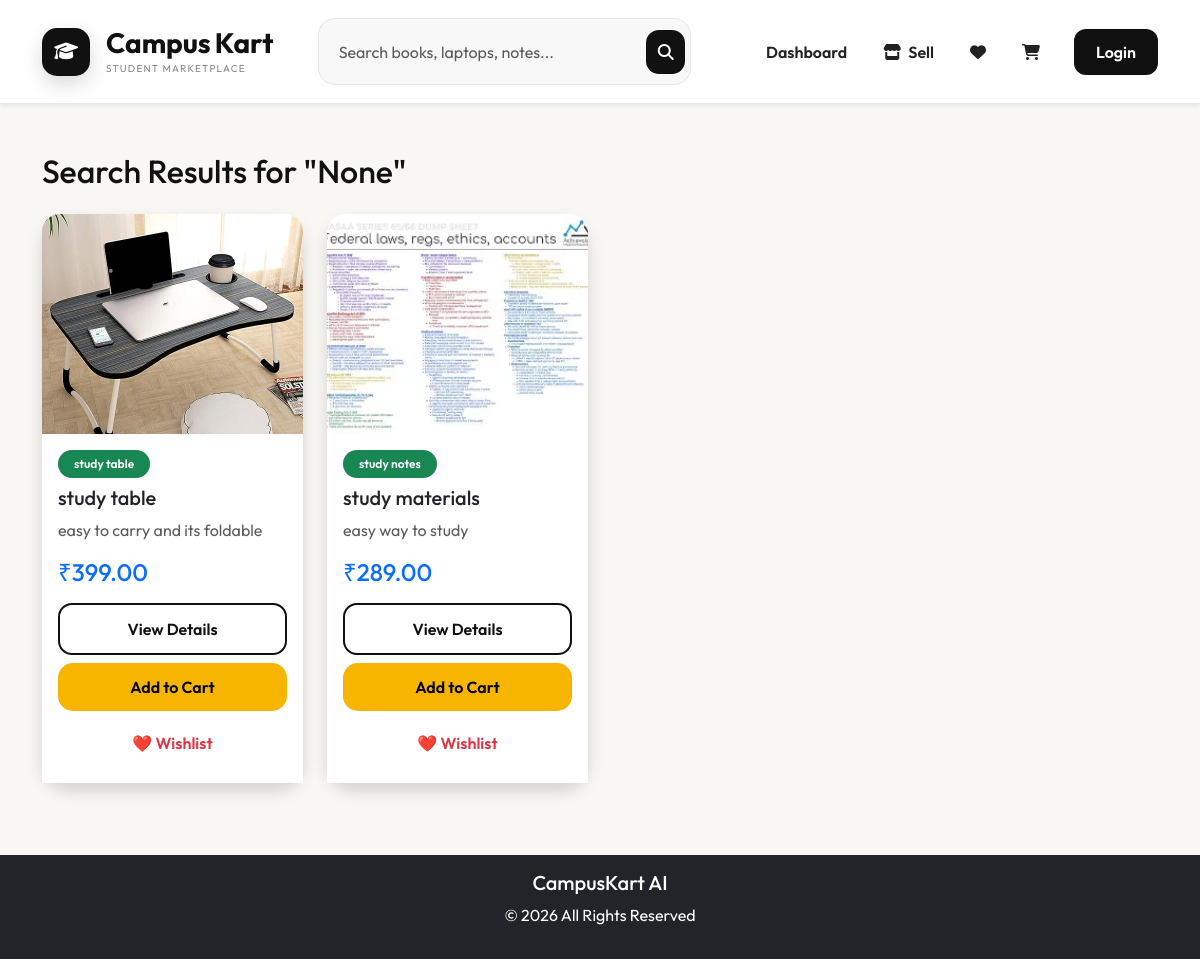
The app's page /search/ with its own data.
### products/models.py (models this page shows, shortened)
class Product(models.Model):
    CONDITION_CHOICES = [
        ('New', 'New'),
        ('Like New', 'Like New'),
        ('Good', 'Good'),
        ('Fair', 'Fair'),
    ]
    seller = models.ForeignKey(User, on_delete=models.CASCADE)
    college = models.ForeignKey(College, on_delete=models.CASCADE)
    featured = models.BooleanField(default=False)
    category = models.ForeignKey(Category, on_delete=models.CASCADE)
    title = models.CharField(max_length=250)
    description = models.TextField()
    price = models.DecimalField(max_digits=10, decimal_places=2)
    condition = models.CharField(
        max_length=20,
        choices=CONDITION_CHOICES
    )
    department = models.CharField(max_length=100)
    semester = models.PositiveIntegerField()
    subject = models.CharField(max_length=100, blank=True)
    negotiable = models.BooleanField(default=False)
    stock = models.PositiveIntegerField(default=1)
    image = models.ImageField(upload_to='products/')
    created_at = models.DateTimeField(auto_now_add=True)
    is_available = models.BooleanField(default=True)

class Category(models.Model):
    name = models.CharField(max_length=100)
    image = models.ImageField(upload_to='categories/')
    description = models.TextField()
    status = models.BooleanField(default=True)

### products/views.py (the view, shortened to what this page needs)
def search_products(request):
    query = request.GET.get('q')
    products = Product.objects.filter(
        is_available=True
    ).annotate(
        average_rating=Avg(
            "reviews__rating"
        )
    )
    return render(
        request,
        'search_results.html',
        {
            'products': products,
            'query': query
        }
    )

### templates/search_results.html
{% extends 'base.html' %}
{% block content %}
<div class="container mt-5">
    <h2 class="mb-4">
        Search Results for "{{ query }}"
    </h2>
    {% if products %}
    <div class="row">
        {% for product in products %}
        <div class="col-lg-3 col-md-4 col-sm-6 mb-4">
            <div class="card shadow h-100">
                <img src="{{ product.image.url }}"
                     class="card-img-top"
                     style="height:220px;object-fit:cover;">
                <div class="card-body">
                    <span class="badge bg-success">
                        {{ product.category.name }}
                    </span>
                    <h5 class="mt-2">
                        {{ product.title }}
                    </h5>
                    <p class="text-muted">
                        {{ product.description|truncatechars:60 }}
                    </p>
                    <h4 class="text-primary">
                        ₹{{ product.price }}
                    </h4>
                    <div class="d-grid gap-2 mt-3">
                        <a href="{% url 'product_details' product.id %}"
                           class="btn btn-outline-primary">
                            View Details
                        </a>
                        <a href="{% url 'add_to_cart' product.id %}"
                           class="btn btn-warning">
                            Add to Cart
                        </a>
                        <a href="{% url 'add_to_wishlist' product.id %}"
                           class="btn btn-outline-danger">
                            ❤️ Wishlist
                        </a>
                    </div>
                </div>
            </div>
        </div>
        {% endfor %}
    </div>
    {% else %}
    <div class="alert alert-warning text-center">
        <h4>No products found.</h4>
        <p>Try another keyword.</p>
    </div>
    {% endif %}
</div>
{% endblock %}

### records on screen
Product: image (picture), category.name "study table", title "study table", description "easy to carry and its foldable", price "399.00"
Product: image (picture), category.name "study notes", title "study materials", description "easy way to study", price "289.00"

### other values on screen
{{ query }} "None"
